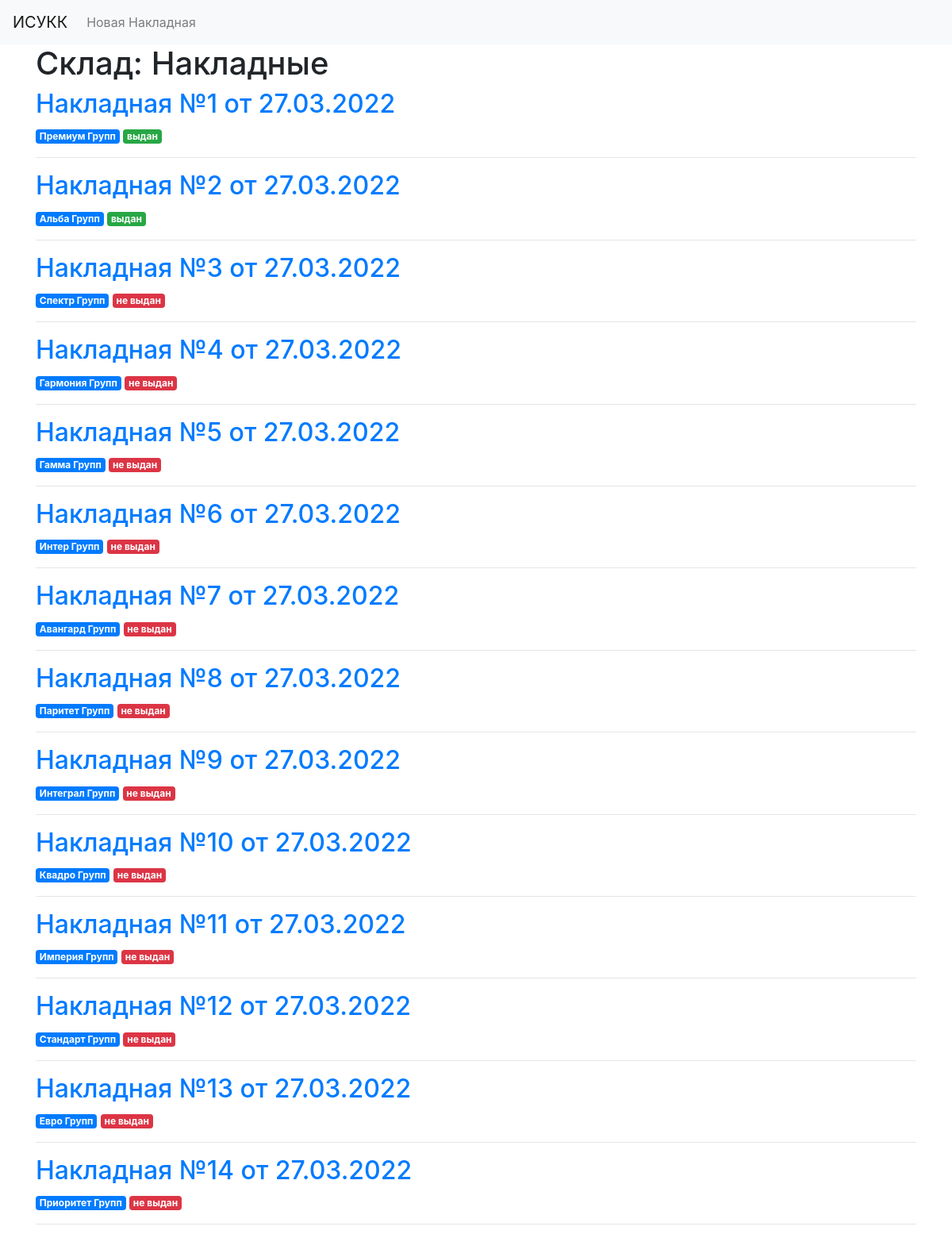
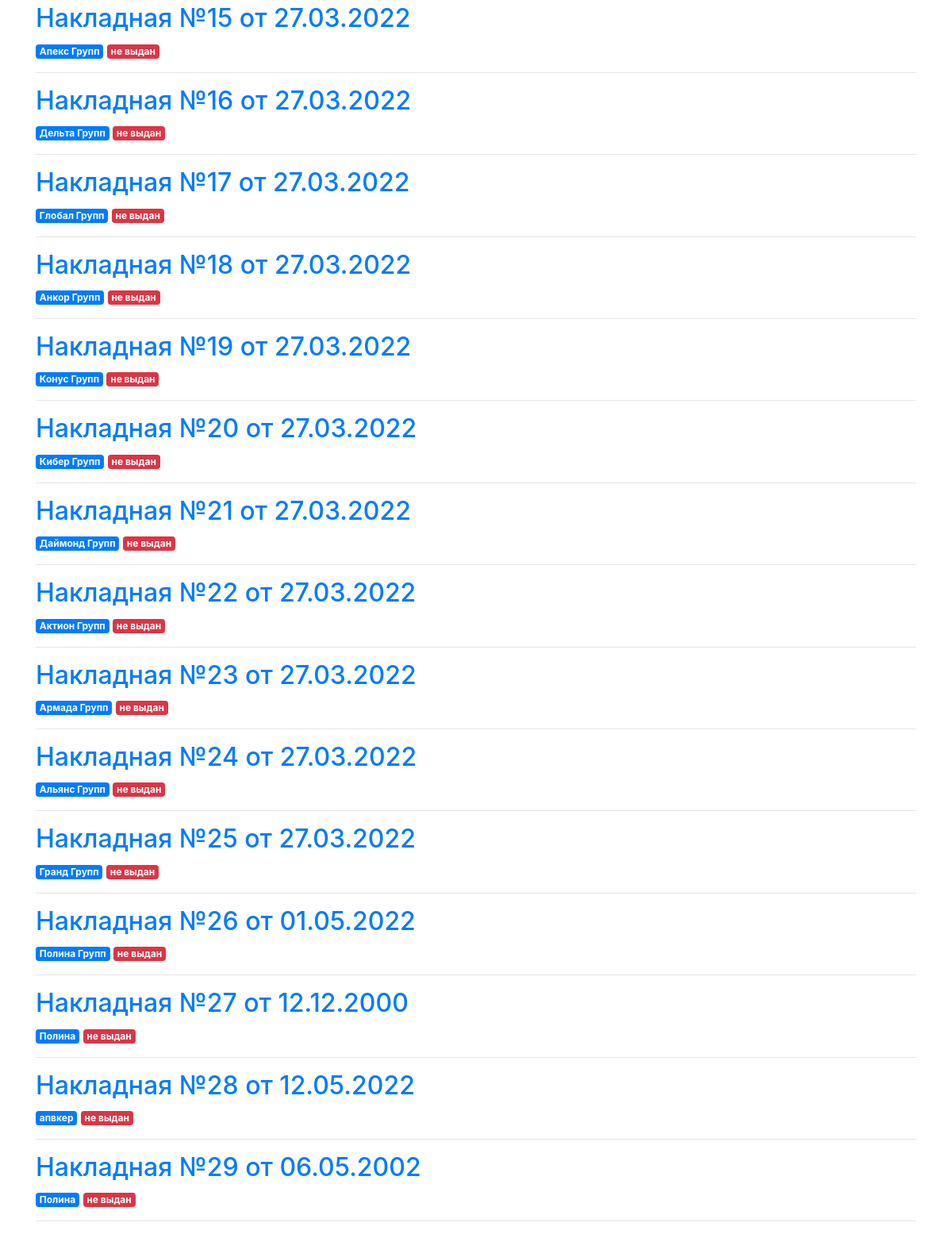
The page / on the database its author committed (2 pictures, top to bottom).
### tables this page shows
CREATE TABLE vidacha(id integer PRIMARY KEY, shtrih text, vidan blob, date text);

### app.py (the view)
@app.route('/')
def index():
    conn = get_db_connection()
    number = conn.execute('SELECT * FROM vidacha').fetchall()
    name = conn.execute('SELECT DISTINCT consignee, reason FROM nakladnaya').fetchall()
    conn.close()
    return render_template('index.html', numbers=number, names=name)

### app.py (called while the page is built)
def get_db_connection():
    con = sqlite3.connect(os.path.join(PROJECT_ROOT, 'base.db'))
    con.row_factory = sqlite3.Row
    return con

### templates/index.html (shortened to what this page needs)
{% extends 'base.html' %}
{% block content %}
    <h1>{% block title %} Склад: Накладные{% endblock %}</h1>
    {% for number in numbers %}
        <a href="{{ url_for('note', note_id=number['id']) }}">
            <h2>Накладная №{{ number['id']|string }} от {{ number['shtrih'][-10:]}}</h2>
        </a>
        {% for name in names %}
            {% if name['reason'] == number['shtrih'] %}
                <span class="badge badge-primary">{{ name['consignee'] }}</span>
            {%- endif %}
        {% endfor %}
        {% if number['vidan'] %}
            <span class="badge badge-success"> выдан </span>
        {% else %}
            <span class="badge badge-danger"> не выдан </span>
        {%- endif %}
        <hr>
    {% endfor %}
{% endblock %}

### templates/base.html (shortened to what this page needs)
<!doctype html>
<html lang="rus">
  <head>
    <link rel="stylesheet" href="https://stackpath.bootstrapcdn.com/bootstrap/4.3.1/css/bootstrap.min.css">
  </head>
  <body>
    <nav class="navbar navbar-expand-md navbar-light bg-light">
        <a class="navbar-brand" href="{{ url_for('index')}}">ИСУКК</a>
        <div class="collapse navbar-collapse" id="navbarNav">
            <ul class="navbar-nav">
            <li class="nav-item">
                <a class="nav-link" href="{{url_for('create')}}">Новая Накладная</a>
            </li>
            </ul>
        </div>
    </nav>
    <div class="container">
        {% block content %} {% endblock %}
    </div>
  </body>
</html>

### rows shown on the page
vidacha: id "1", shtrih "27.03.2022", consignee "Премиум Групп", vidan "выдан"
vidacha: id "2", shtrih "27.03.2022", consignee "Альба Групп", vidan "выдан"
vidacha: id "3", shtrih "27.03.2022", consignee "Спектр Групп", vidan "не выдан"
vidacha: id "4", shtrih "27.03.2022", consignee "Гармония Групп", vidan "не выдан"
vidacha: id "5", shtrih "27.03.2022", consignee "Гамма Групп", vidan "не выдан"
vidacha: id "6", shtrih "27.03.2022", consignee "Интер Групп", vidan "не выдан"
vidacha: id "7", shtrih "27.03.2022", consignee "Авангард Групп", vidan "не выдан"
vidacha: id "8", shtrih "27.03.2022", consignee "Паритет Групп", vidan "не выдан"
vidacha: id "9", shtrih "27.03.2022", consignee "Интеграл Групп", vidan "не выдан"
vidacha: id "10", shtrih "27.03.2022", consignee "Квадро Групп", vidan "не выдан"
vidacha: id "11", shtrih "27.03.2022", consignee "Империя Групп", vidan "не выдан"
vidacha: id "12", shtrih "27.03.2022", consignee "Стандарт Групп", vidan "не выдан"
vidacha: id "13", shtrih "27.03.2022", consignee "Евро Групп", vidan "не выдан"
vidacha: id "14", shtrih "27.03.2022", consignee "Приоритет Групп", vidan "не выдан"
vidacha: id "15", shtrih "27.03.2022", consignee "Апекс Групп", vidan "не выдан"
vidacha: id "16", shtrih "27.03.2022", consignee "Дельта Групп", vidan "не выдан"
vidacha: id "17", shtrih "27.03.2022", consignee "Глобал Групп", vidan "не выдан"
vidacha: id "18", shtrih "27.03.2022", consignee "Анкор Групп", vidan "не выдан"
vidacha: id "19", shtrih "27.03.2022", consignee "Конус Групп", vidan "не выдан"
vidacha: id "20", shtrih "27.03.2022", consignee "Кибер Групп", vidan "не выдан"
vidacha: id "21", shtrih "27.03.2022", consignee "Даймонд Групп", vidan "не выдан"
vidacha: id "22", shtrih "27.03.2022", consignee "Актион Групп", vidan "не выдан"
vidacha: id "23", shtrih "27.03.2022", consignee "Армада Групп", vidan "не выдан"
vidacha: id "24", shtrih "27.03.2022", consignee "Альянс Групп", vidan "не выдан"
vidacha: id "25", shtrih "27.03.2022", consignee "Гранд Групп", vidan "не выдан"
vidacha: id "26", shtrih "01.05.2022", consignee "Полина Групп", vidan "не выдан"
vidacha: id "27", shtrih "12.12.2000", consignee "Полина", vidan "не выдан"
vidacha: id "28", shtrih "12.05.2022", consignee "апвкер", vidan "не выдан"
vidacha: id "29", shtrih "06.05.2002", consignee "Полина", vidan "не выдан"
